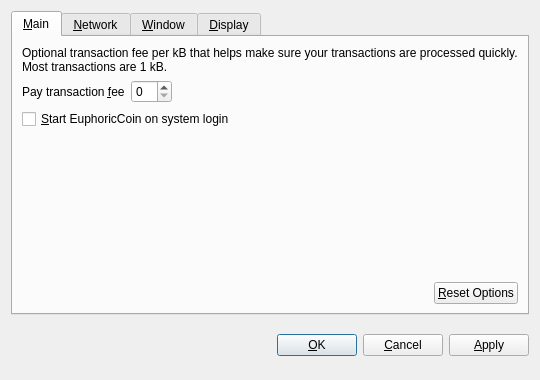
<?xml version="1.0" encoding="UTF-8"?>
<ui version="4.0">
 <class>OptionsDialog</class>
 <widget class="QDialog" name="OptionsDialog">
  <property name="geometry">
   <rect>
    <x>0</x>
    <y>0</y>
    <width>540</width>
    <height>380</height>
   </rect>
  </property>
  <property name="windowTitle">
   <string>Options</string>
  </property>
  <property name="modal">
   <bool>true</bool>
  </property>
  <layout class="QVBoxLayout" name="verticalLayout">
   <item>
    <widget class="QTabWidget" name="tabWidget">
     <property name="tabPosition">
      <enum>QTabWidget::North</enum>
     </property>
     <property name="currentIndex">
      <number>0</number>
     </property>
     <widget class="QWidget" name="tabMain">
      <attribute name="title">
       <string>&amp;Main</string>
      </attribute>
      <layout class="QVBoxLayout" name="verticalLayout_Main">
       <item>
        <widget class="QLabel" name="transactionFeeInfoLabel">
         <property name="text">
          <string>Optional transaction fee per kB that helps make sure your transactions are processed quickly. Most transactions are 1 kB.</string>
         </property>
         <property name="textFormat">
          <enum>Qt::PlainText</enum>
         </property>
         <property name="wordWrap">
          <bool>true</bool>
         </property>
        </widget>
       </item>
       <item>
        <layout class="QHBoxLayout" name="horizontalLayout_1_Main">
         <item>
          <widget class="QLabel" name="transactionFeeLabel">
           <property name="text">
            <string>Pay transaction &amp;fee</string>
           </property>
           <property name="textFormat">
            <enum>Qt::PlainText</enum>
           </property>
           <property name="buddy">
            <cstring>transactionFee</cstring>
           </property>
          </widget>
         </item>
         <item>
          <widget class="BitcoinAmountField" name="transactionFee"/>
         </item>
         <item>
          <spacer name="horizontalSpacer_1_Main">
           <property name="orientation">
            <enum>Qt::Horizontal</enum>
           </property>
           <property name="sizeHint" stdset="0">
            <size>
             <width>40</width>
             <height>20</height>
            </size>
           </property>
          </spacer>
         </item>
        </layout>
       </item>
       <item>
        <widget class="QCheckBox" name="bitcoinAtStartup">
         <property name="toolTip">
          <string>Automatically start EuphoricCoin after logging in to the system.</string>
         </property>
         <property name="text">
          <string>&amp;Start EuphoricCoin on system login</string>
         </property>
        </widget>
       </item>
       <item>
        <spacer name="verticalSpacer_Main">
         <property name="orientation">
          <enum>Qt::Vertical</enum>
         </property>
         <property name="sizeHint" stdset="0">
          <size>
           <width>20</width>
           <height>40</height>
          </size>
         </property>
        </spacer>
       </item>
       <item>
        <layout class="QHBoxLayout" name="horizontalLayout_2_Main">
         <item>
          <spacer name="horizontalSpacer_2_Main">
           <property name="orientation">
            <enum>Qt::Horizontal</enum>
           </property>
           <property name="sizeHint" stdset="0">
            <size>
             <width>40</width>
             <height>20</height>
            </size>
           </property>
          </spacer>
         </item>
         <item>
          <widget class="QPushButton" name="resetButton">
           <property name="toolTip">
            <string>Reset all client options to default.</string>
           </property>
           <property name="text">
            <string>&amp;Reset Options</string>
           </property>
           <property name="autoDefault">
            <bool>false</bool>
           </property>
          </widget>
         </item>
        </layout>
       </item>
      </layout>
     </widget>
     <widget class="QWidget" name="tabNetwork">
      <attribute name="title">
       <string>&amp;Network</string>
      </attribute>
      <layout class="QVBoxLayout" name="verticalLayout_Network">
       <item>
        <widget class="QCheckBox" name="mapPortUpnp">
         <property name="toolTip">
          <string>Automatically open the EuphoricCoin client port on the router. This only works when your router supports UPnP and it is enabled.</string>
         </property>
         <property name="text">
          <string>Map port using &amp;UPnP</string>
         </property>
        </widget>
       </item>
       <item>
        <widget class="QCheckBox" name="connectSocks">
         <property name="toolTip">
          <string>Connect to the EuphoricCoin network through a SOCKS proxy (e.g. when connecting through Tor).</string>
         </property>
         <property name="text">
          <string>&amp;Connect through SOCKS proxy:</string>
         </property>
        </widget>
       </item>
       <item>
        <layout class="QHBoxLayout" name="horizontalLayout_Network">
         <item>
          <widget class="QLabel" name="proxyIpLabel">
           <property name="text">
            <string>Proxy &amp;IP:</string>
           </property>
           <property name="textFormat">
            <enum>Qt::PlainText</enum>
           </property>
           <property name="buddy">
            <cstring>proxyIp</cstring>
           </property>
          </widget>
         </item>
         <item>
          <widget class="QValidatedLineEdit" name="proxyIp">
           <property name="maximumSize">
            <size>
             <width>140</width>
             <height>16777215</height>
            </size>
           </property>
           <property name="toolTip">
            <string>IP address of the proxy (e.g. 127.0.0.1)</string>
           </property>
          </widget>
         </item>
         <item>
          <widget class="QLabel" name="proxyPortLabel">
           <property name="text">
            <string>&amp;Port:</string>
           </property>
           <property name="textFormat">
            <enum>Qt::PlainText</enum>
           </property>
           <property name="buddy">
            <cstring>proxyPort</cstring>
           </property>
          </widget>
         </item>
         <item>
          <widget class="QLineEdit" name="proxyPort">
           <property name="maximumSize">
            <size>
             <width>55</width>
             <height>16777215</height>
            </size>
           </property>
           <property name="toolTip">
            <string>Port of the proxy (e.g. 9050)</string>
           </property>
          </widget>
         </item>
         <item>
          <widget class="QLabel" name="socksVersionLabel">
           <property name="text">
            <string>SOCKS &amp;Version:</string>
           </property>
           <property name="textFormat">
            <enum>Qt::PlainText</enum>
           </property>
           <property name="buddy">
            <cstring>socksVersion</cstring>
           </property>
          </widget>
         </item>
         <item>
          <widget class="QValueComboBox" name="socksVersion">
           <property name="toolTip">
            <string>SOCKS version of the proxy (e.g. 5)</string>
           </property>
          </widget>
         </item>
         <item>
          <spacer name="horizontalSpacer_Network">
           <property name="orientation">
            <enum>Qt::Horizontal</enum>
           </property>
           <property name="sizeHint" stdset="0">
            <size>
             <width>40</width>
             <height>20</height>
            </size>
           </property>
          </spacer>
         </item>
        </layout>
       </item>
       <item>
        <spacer name="verticalSpacer_Network">
         <property name="orientation">
          <enum>Qt::Vertical</enum>
         </property>
         <property name="sizeHint" stdset="0">
          <size>
           <width>20</width>
           <height>40</height>
          </size>
         </property>
        </spacer>
       </item>
      </layout>
     </widget>
     <widget class="QWidget" name="tabWindow">
      <attribute name="title">
       <string>&amp;Window</string>
      </attribute>
      <layout class="QVBoxLayout" name="verticalLayout_Window">
       <item>
        <widget class="QCheckBox" name="minimizeToTray">
         <property name="toolTip">
          <string>Show only a tray icon after minimizing the window.</string>
         </property>
         <property name="text">
          <string>&amp;Minimize to the tray instead of the taskbar</string>
         </property>
        </widget>
       </item>
       <item>
        <widget class="QCheckBox" name="minimizeOnClose">
         <property name="toolTip">
          <string>Minimize instead of exit the application when the window is closed. When this option is enabled, the application will be closed only after selecting Quit in the menu.</string>
         </property>
         <property name="text">
          <string>M&amp;inimize on close</string>
         </property>
        </widget>
       </item>
       <item>
        <spacer name="verticalSpacer_Window">
         <property name="orientation">
          <enum>Qt::Vertical</enum>
         </property>
         <property name="sizeHint" stdset="0">
          <size>
           <width>20</width>
           <height>40</height>
          </size>
         </property>
        </spacer>
       </item>
      </layout>
     </widget>
     <widget class="QWidget" name="tabDisplay">
      <attribute name="title">
       <string>&amp;Display</string>
      </attribute>
      <layout class="QVBoxLayout" name="verticalLayout_Display">
       <item>
        <layout class="QHBoxLayout" name="horizontalLayout_1_Display">
         <item>
          <widget class="QLabel" name="langLabel">
           <property name="text">
            <string>User Interface &amp;language:</string>
           </property>
           <property name="textFormat">
            <enum>Qt::PlainText</enum>
           </property>
           <property name="buddy">
            <cstring>lang</cstring>
           </property>
          </widget>
         </item>
         <item>
          <widget class="QValueComboBox" name="lang">
           <property name="toolTip">
            <string>The user interface language can be set here. This setting will take effect after restarting EuphoricCoin.</string>
           </property>
          </widget>
         </item>
        </layout>
       </item>
       <item>
        <layout class="QHBoxLayout" name="horizontalLayout_2_Display">
         <item>
          <widget class="QLabel" name="unitLabel">
           <property name="text">
            <string>&amp;Unit to show amounts in:</string>
           </property>
           <property name="textFormat">
            <enum>Qt::PlainText</enum>
           </property>
           <property name="buddy">
            <cstring>unit</cstring>
           </property>
          </widget>
         </item>
         <item>
          <widget class="QValueComboBox" name="unit">
           <property name="toolTip">
            <string>Choose the default subdivision unit to show in the interface and when sending coins.</string>
           </property>
          </widget>
         </item>
        </layout>
       </item>
       <item>
        <widget class="QCheckBox" name="displayAddresses">
         <property name="toolTip">
          <string>Whether to show EuphoricCoin addresses in the transaction list or not.</string>
         </property>
         <property name="text">
          <string>&amp;Display addresses in transaction list</string>
         </property>
        </widget>
       </item>
       <item>
        <widget class="QCheckBox" name="coinControlFeatures">
         <property name="toolTip">
          <string>Whether to show coin control features or not.</string>
         </property>
         <property name="text">
          <string>Display coin &amp;control features (experts only!)</string>
         </property>
        </widget>
       </item>
       <item>
        <spacer name="verticalSpacer_Display">
         <property name="orientation">
          <enum>Qt::Vertical</enum>
         </property>
         <property name="sizeHint" stdset="0">
          <size>
           <width>20</width>
           <height>40</height>
          </size>
         </property>
        </spacer>
       </item>
      </layout>
     </widget>
    </widget>
   </item>
   <item>
    <layout class="QHBoxLayout" name="horizontalLayout_Buttons">
     <item>
      <spacer name="horizontalSpacer_1">
       <property name="orientation">
        <enum>Qt::Horizontal</enum>
       </property>
       <property name="sizeHint" stdset="0">
        <size>
         <width>40</width>
         <height>48</height>
        </size>
       </property>
      </spacer>
     </item>
     <item>
      <widget class="QLabel" name="statusLabel">
       <property name="font">
        <font>
         <weight>75</weight>
         <bold>true</bold>
        </font>
       </property>
       <property name="text">
        <string/>
       </property>
       <property name="textFormat">
        <enum>Qt::PlainText</enum>
       </property>
       <property name="wordWrap">
        <bool>true</bool>
       </property>
      </widget>
     </item>
     <item>
      <spacer name="horizontalSpacer_2">
       <property name="orientation">
        <enum>Qt::Horizontal</enum>
       </property>
       <property name="sizeHint" stdset="0">
        <size>
         <width>40</width>
         <height>48</height>
        </size>
       </property>
      </spacer>
     </item>
     <item>
      <widget class="QPushButton" name="okButton">
       <property name="text">
        <string>&amp;OK</string>
       </property>
      </widget>
     </item>
     <item>
      <widget class="QPushButton" name="cancelButton">
       <property name="text">
        <string>&amp;Cancel</string>
       </property>
       <property name="autoDefault">
        <bool>false</bool>
       </property>
      </widget>
     </item>
     <item>
      <widget class="QPushButton" name="applyButton">
       <property name="text">
        <string>&amp;Apply</string>
       </property>
       <property name="autoDefault">
        <bool>false</bool>
       </property>
      </widget>
     </item>
    </layout>
   </item>
  </layout>
 </widget>
 <customwidgets>
  <customwidget>
   <class>BitcoinAmountField</class>
   <extends>QSpinBox</extends>
   <header>bitcoinamountfield.h</header>
  </customwidget>
  <customwidget>
   <class>QValueComboBox</class>
   <extends>QComboBox</extends>
   <header>qvaluecombobox.h</header>
  </customwidget>
  <customwidget>
   <class>QValidatedLineEdit</class>
   <extends>QLineEdit</extends>
   <header>qvalidatedlineedit.h</header>
  </customwidget>
 </customwidgets>
 <resources/>
 <connections/>
</ui>
